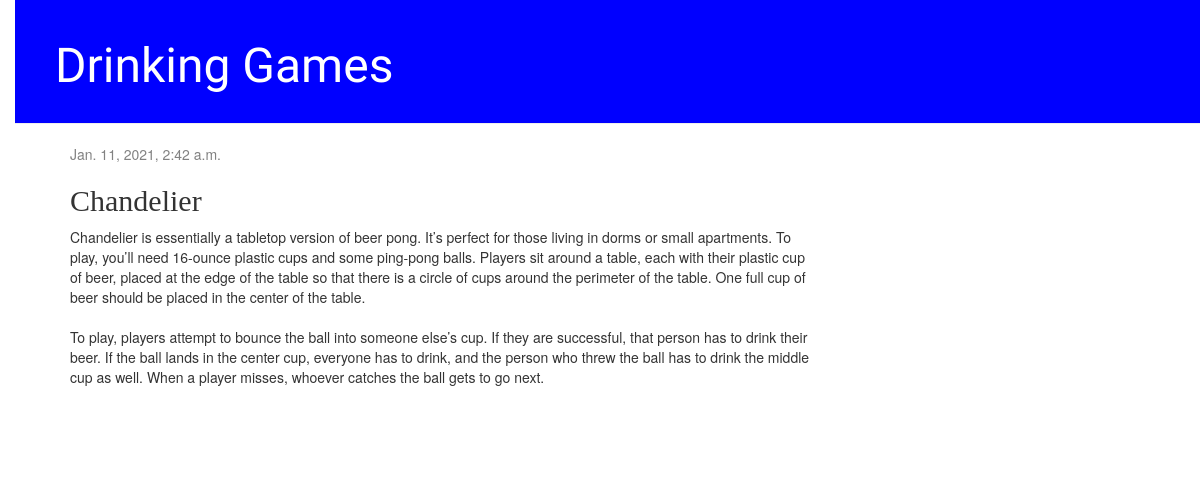
The app's page /post/4/ with its own data.
### blog/models.py (models this page shows, shortened)
class Post(models.Model):
    author = models.ForeignKey(settings.AUTH_USER_MODEL, on_delete=models.CASCADE)
    title = models.CharField(max_length=200)
    text = models.TextField()
    created_date = models.DateTimeField(default=timezone.now)
    published_date = models.DateTimeField(blank=True, null=True)

### blog/views.py (the view)
# urls.py: path('post/<int:pk>/', views.post_detail, name='post_detail'),
def post_detail(request, pk):
    post = get_object_or_404(Post, pk=pk)
    return render(request, 'blog/post_detail.html', {'post': post})

### blog/templates/blog/post_detail.html (shortened to what this page needs)
{% extends 'blog/base.html' %}
{% block content %}
    <div class="post">
        {% if post.published_date %}
            <div class="date">
                {{ post.published_date }}
            </div>
        {% endif %}
        <h2>{{ post.title }}</h2>
        <p>{{ post.text|linebreaksbr }}</p>
    </div>
{% endblock %}

### blog/static/css/blog.css (style rules this page uses)
body { padding-left: 15px; }
h1, h2, h3, h4 { font-family: 'Lobster', cursive; }
.date { color: #828282; }
.post { margin-bottom: 70px; }

### records on screen
Post: published_date "Jan. 11, 2021, 2:42 a.m.", title "Chandelier", text "Chandelier is essentially a tabletop version of beer pong. It’s perfect for those living in dorms or small apartments. To play, you’ll need 16-ounce plastic cups and some ping-pong balls. Players sit around a table, each with their plastic cup of beer, placed at the edge of the table so that there is a circle of cups around the perimeter of the table. One full cup of beer should be placed in the center of the table. To play, players attempt to bounce the ball into someone else’s cup. If they are successful, that person has to drink their beer. If the ball lands in the center cup, everyone has to drink, and the person who threw the ball has to drink the middle cup as well. When a player…"
